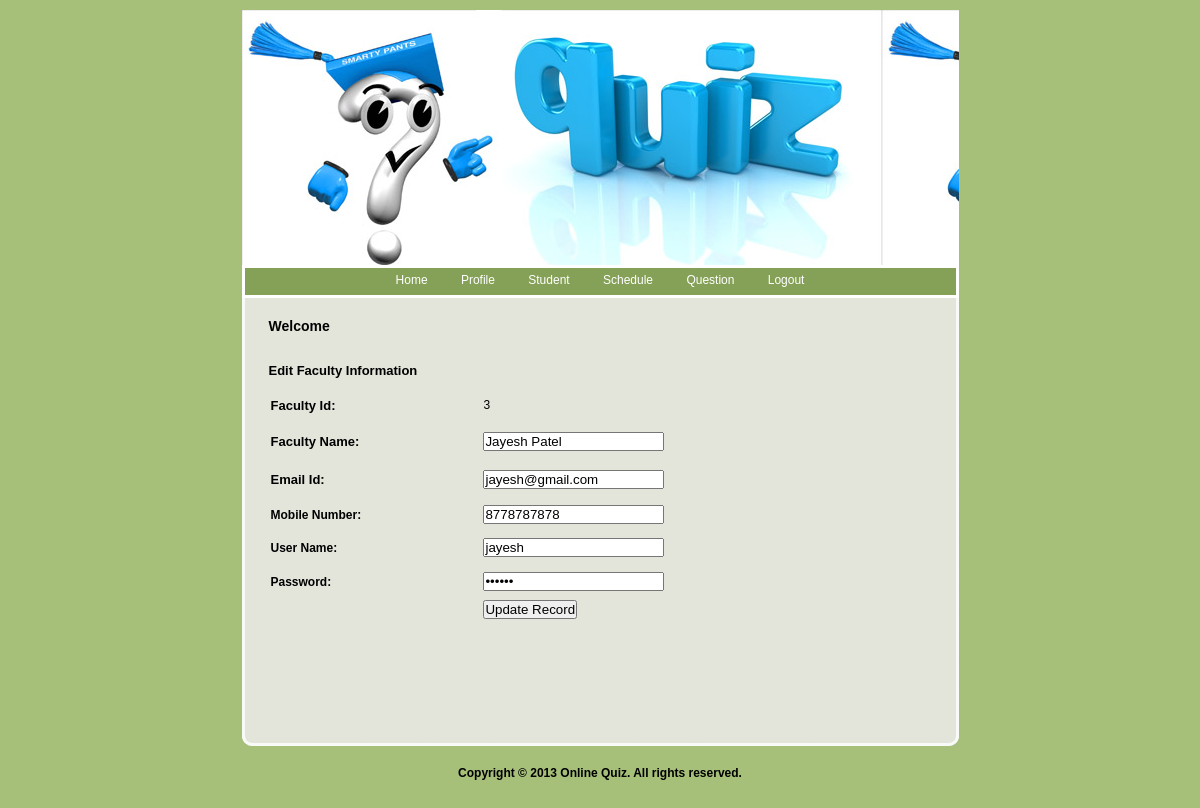
Page /Faculty/EditFaculty.php?FacultyId=3 on the committed database.
### tables this page shows
CREATE TABLE IF NOT EXISTS `faculty_master` (
  `Faculty_Id` int(11) NOT NULL AUTO_INCREMENT,
  `Faculty_Name` varchar(20) NOT NULL,
  `Faculty_Email` varchar(20) NOT NULL,
  `Faculty_Mobile` varchar(10) NOT NULL,
  `Faculty_User` varchar(20) NOT NULL,
  `Faculty_Password` varchar(20) NOT NULL,
  `Status` varchar(10) NOT NULL,
  PRIMARY KEY (`Faculty_Id`)
);

### Faculty/EditFaculty.php (the view, shortened to what this page needs)
<!DOCTYPE html PUBLIC "-//W3C//DTD XHTML 1.0 Transitional//EN" "http://www.w3.org/TR/xhtml1/DTD/xhtml1-transitional.dtd">
<html xmlns="http://www.w3.org/1999/xhtml">
<head>
<link href="style.css" rel="stylesheet" type="text/css" />
<link href="../SpryAssets/SpryValidationTextField.css" rel="stylesheet" type="text/css" />
</head>
<body>
<div id="container">
	<?php
		include "Header.php";
		?>
	<div id="content">
		<div id="left">
			<h1>Welcome <?php echo $_SESSION['Name'];?></h1>
	        <table width="100%" height="209" border="0" cellpadding="0" cellspacing="0">
              <tr>
                <td height="33" bgcolor="#E3E5DB"><span class="style10 style11">Edit Faculty Information</span></td>
              </tr>
              <tr>
                <td><?php
$Id=$_GET['FacultyId'];
$con = mysql_connect("localhost","root");
$sql = "select * from Faculty_Master where Faculty_Id=".$Id."";
$result = mysql_query($sql,$con);
while($row = mysql_fetch_array($result))
{
$Id=$row['Faculty_Id'];
$Name=$row['Faculty_Name'];
$Email=$row['Faculty_Email'];
$Mobile=$row['Faculty_Mobile'];
$UserName=$row['Faculty_User'];
$Password=$row['Faculty_Password'];
}
?>
                    <form method="post" action="UpdateFaculty.php?Id=<?php echo $Id;?>">
                      <table width="100%" border="0">
                        <tr>
                          <td height="32"><span class="style8">Faculty Id:</span></td>
                          <td><?php echo $Id;?></td>
                        </tr>
                        <tr>
                          <td height="36"><span class="style8">Faculty Name:</span></td>
                          <td><span id="sprytextfield2">
                            <label>
                            <input name="txtName" type="text" id="txtName" value="<?php echo $Name;?>" />
                            </label>
                            <span class="textfieldRequiredMsg">A value is required.</span></span></td>
                        </tr>
                        <tr>
                          <td height="36"><span class="style8">Email Id:</span></td>
                          <td><input type="text" name="txtEmail" id="txtEmail"  value="<?php echo $Email;?>" />
                              <span class="textfieldRequiredMsg">A value is required.</span></span></span></td>
                        </tr>
                        <tr>
                          <td height="31"><strong>Mobile Number:</strong></td>
                          <td><span id="sprytextfield5">
                            <label>
                            <input type="text" name="txtMobile" id="txtMobile" value="<?php echo $Mobile;?>"/>
                            </label>
                            <span class="textfieldRequiredMsg">A value is required.</span></span></td>
                        </tr>
                        <tr>
                          <td height="31"><strong>User Name:</strong></td>
                          <td><span id="sprytextfield6">
                            <label>
                            <input type="text" name="txtUserName" id="txtUserName" value="<?php echo $UserName;?>" />
                            </label>
                            <span class="textfieldRequiredMsg">A value is required.</span></span></td>
                        </tr>
                        <tr>
                          <td height="33"><strong>Password:</strong></td>
                          <td><span id="sprytextfield7">
                            <label>
                            <input type="password" name="txtPassword" id="txtPassword"  value="<?php echo $Password;?>"/>
                            </label>
                            <span class="textfieldRequiredMsg">A value is required.</span></span></td>
                        </tr>
                        <tr>
                          <td></td>
                          <td><input type="submit" name="submit" value="Update Record" /></td>
                        </tr>
                      </table>
                  </form>
?></td>
              </tr>
            </table>
          <p>&nbsp;</p>
	<h1>&nbsp;</h1>
	  </div>
		<div id="footerline"></div>
	</div>
	<div id="footer"><strong>Copyright © 2013 Online Quiz.  All rights reserved.</strong></div>
</div>
</body>
</html>

### Faculty/style.css (style rules this page uses)
body { background-color:#a6bf79; color:#000000; font-family: Verdana, Arial, Helvetica, sans-serif; font-size: 12px; margin: 10px 10px; padding: 0px; }
* { margin: 0px; padding: 0px; }
#container { margin: 0px auto; text-align: left; width: 717px; }
p { margin: 15px 0px; }
#content { background-image:url(images/content_bg.gif); width:717px; }
h1 { color:#000000; font-size:14px; margin: 20px 0px 20px 0px; }
#left { float:left; width:638px; margin-left:27px; padding: 0px 10px 30px 0px; display:inline; }
#footerline { clear:both; background-image:url(images/footer_bg.gif); font-size:1px; height:10px; }
#footer { width:717px; text-align:center; padding: 20px 0px; }

### Faculty/EditFaculty.php (style rules this page uses)
.style11 { color: #000000 }
.style8 { font-family: Verdana, Arial, Helvetica, sans-serif; font-size: small; font-weight: bold; }

### rows in the picture
faculty_master: Faculty_Id "3", txtName "Jayesh Patel", txtEmail "jayesh@gmail.com", txtMobile "8778787878", txtUserName "jayesh"
